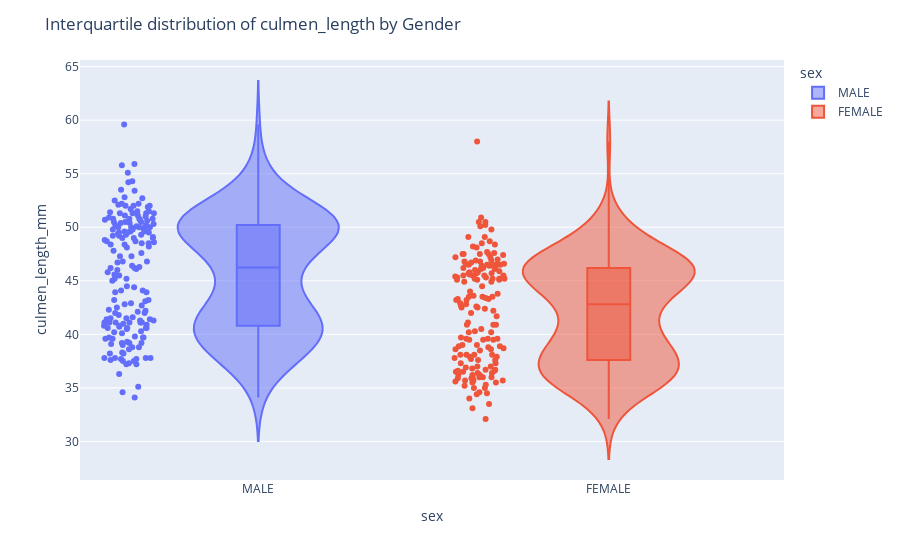

Notebook cell for this chart:
### Code cell
fig = px.violin(df, y="culmen_length_mm", x="sex", color="sex", box=True, points="all")
fig.update_layout(title="Interquartile distribution of culmen_length by Gender")
fig.show()

### Figure 1 — Plotly figure (JSON) as saved in the notebook; plotly's stock layout.template omitted (floating-point values rounded to 4 significant figures; data arrays with more than 128 entries replaced by an {"elided": "..."} marker saying what was removed)
{"data": [{"alignmentgroup": "True", "box": {"visible": true}, "hovertemplate": "sex=%{x}<br>culmen_length_mm=%{y}<extra></extra>", "legendgroup": "MALE", "marker": {"color": "#636efa"}, "name": "MALE", "offsetgroup": "MALE", "orientation": "v", "points": "all", "scalegroup": "True", "showlegend": true, "type": "violin", "x": {"elided": "178 str values"}, "x0": " ", "xaxis": "x", "y": {"elided": "178 float values"}, "y0": " ", "yaxis": "y"}, {"alignmentgroup": "True", "box": {"visible": true}, "hovertemplate": "sex=%{x}<br>culmen_length_mm=%{y}<extra></extra>", "legendgroup": "FEMALE", "marker": {"color": "#EF553B"}, "name": "FEMALE", "offsetgroup": "FEMALE", "orientation": "v", "points": "all", "scalegroup": "True", "showlegend": true, "type": "violin", "x": {"elided": "165 str values"}, "x0": " ", "xaxis": "x", "y": {"elided": "165 float values"}, "y0": " ", "yaxis": "y"}], "layout": {"legend": {"title": {"text": "sex"}, "tracegroupgap": 0}, "margin": {"t": 60}, "title": {"text": "Interquartile distribution of culmen_length by Gender"}, "violinmode": "overlay", "xaxis": {"anchor": "y", "categoryarray": ["MALE", "FEMALE"], "categoryorder": "array", "domain": [0, 1], "title": {"text": "sex"}}, "yaxis": {"anchor": "x", "domain": [0, 1], "title": {"text": "culmen_length_mm"}}}}
